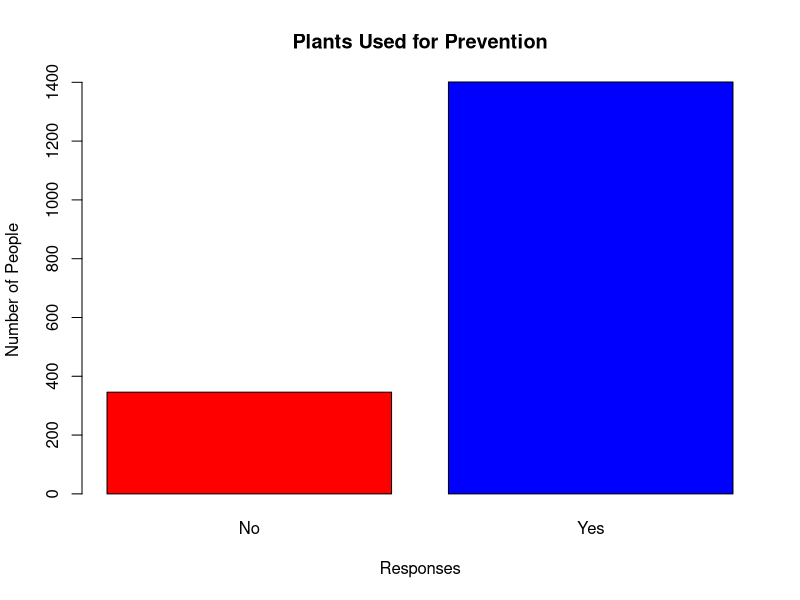
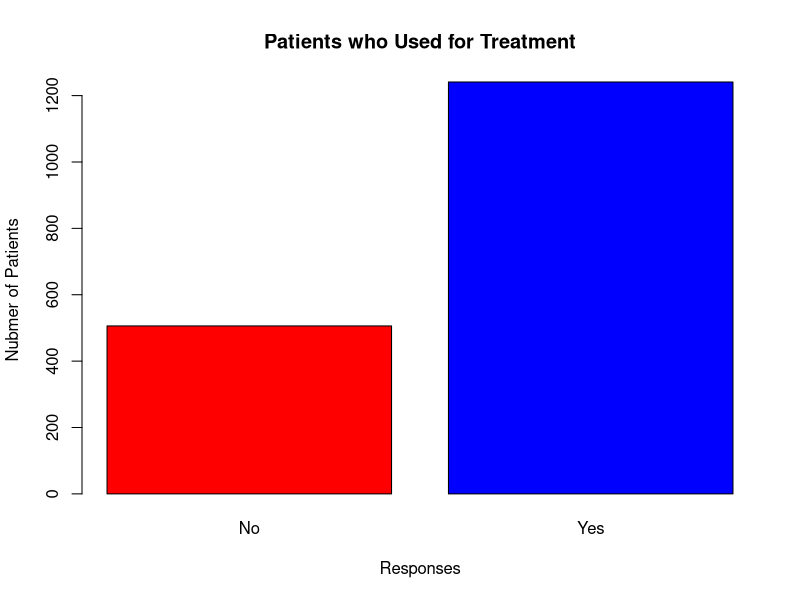
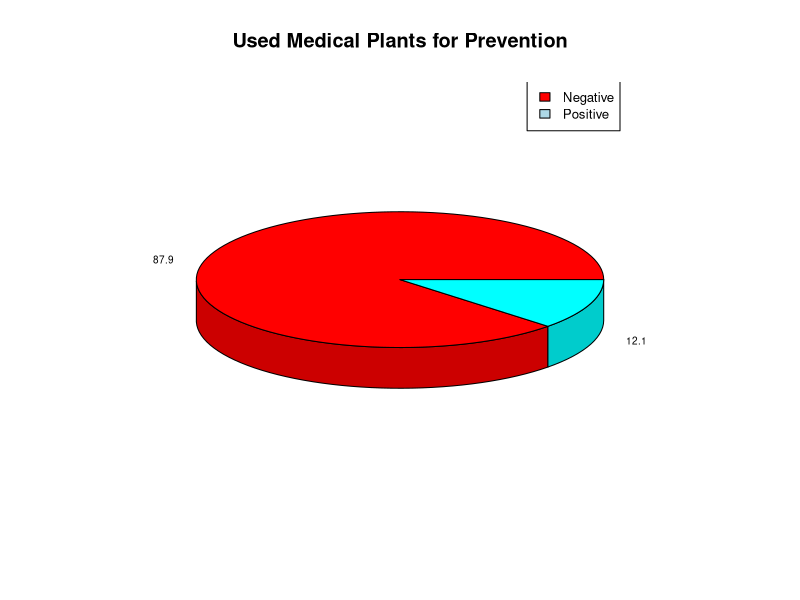
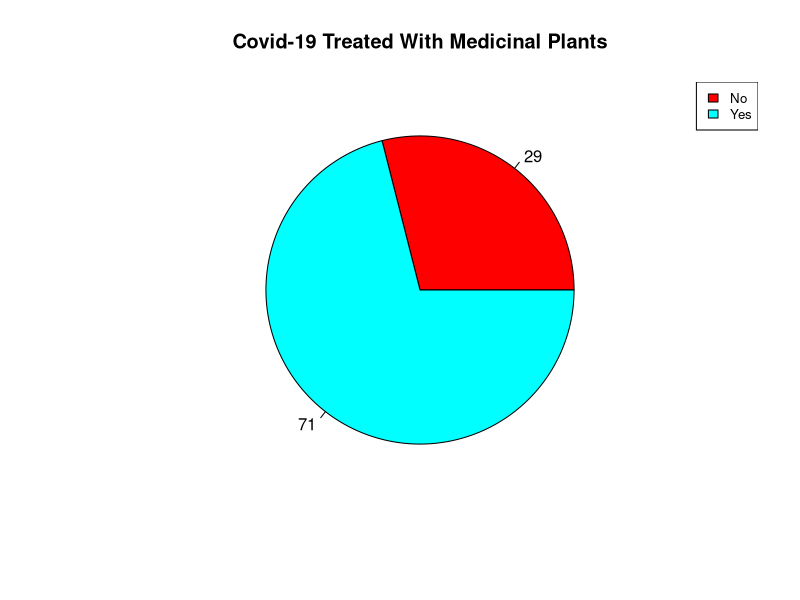
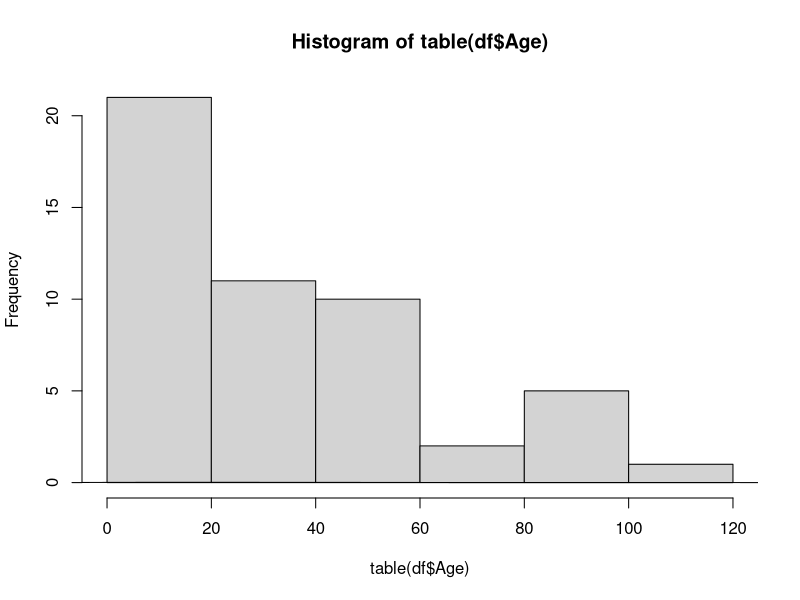
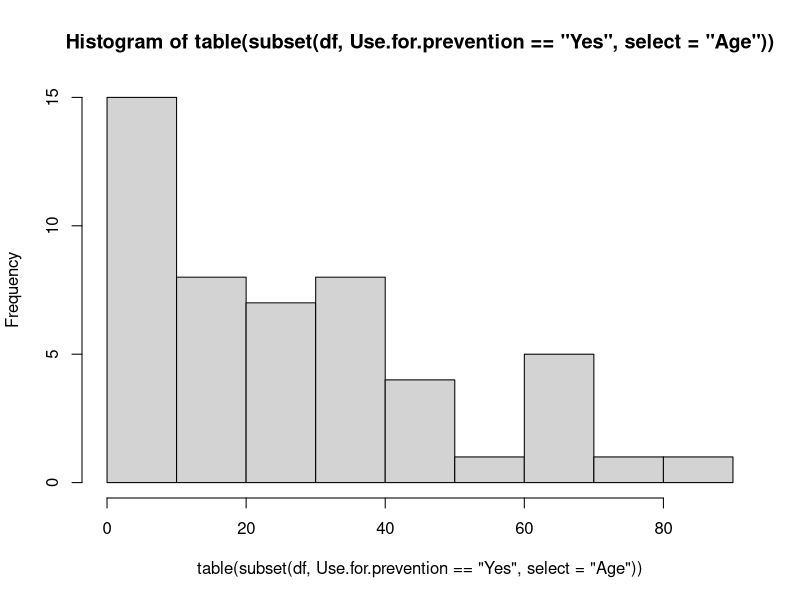
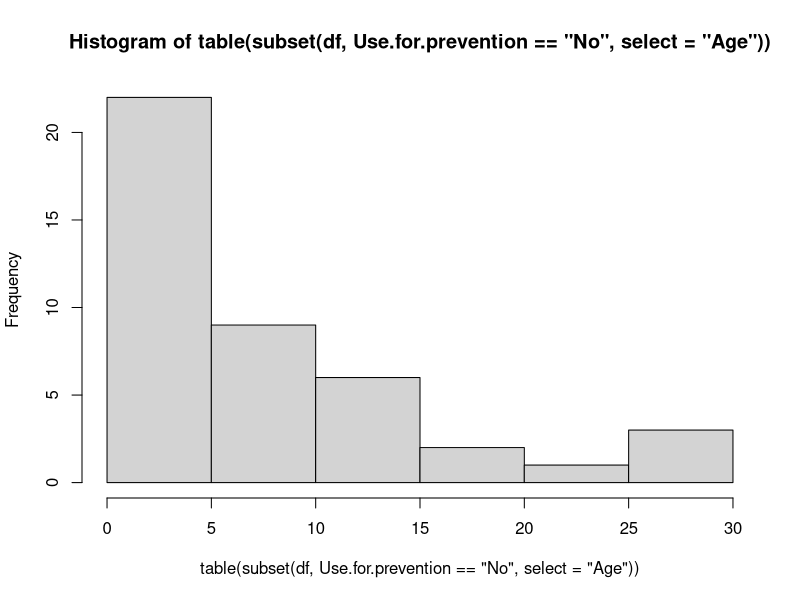

R code for these plots, in order:
## ---- chunk 1
knitr::opts_chunk$set(echo = TRUE)
## ---- chunk 2
df <- read.csv("Medicinal_plants_COVID-19_Cusco_English.csv")
df
#install.packages("ggplot2")
## ---- chunk 3
barplot(table(df$Use.for.prevention), main= "Plants Used for Prevention", ylab="Number of People", xlab ="Responses", col = c("red", "blue"))
table(df$COVID.19.diagnosis)
table(df$Use.for.prevention, df$COVID.19.diagnosis)
## ---- chunk 4
barplot(table(df$Use.for.treatment), xlab="Responses", ylab="Nubmer of Patients",main = "Patients who Used for Treatment", col=c("red","blue"), )
table(df$Use.for.treatment)
table(df$COVID.19.diagnosis)
table(df$Use.for.treatment, df$COVID.19.diagnosis)
## ---- chunk 5
#install.packages("plotrix")
library(plotrix)
table(df$Use.for.prevention, df$COVID.19.diagnosis)
data <- c(1232, 169)
piepercent3D <-round(100*data/sum(data), 1)
lab <- c("Tested Negative for Covid", "Tested Positive for Covid")
pie3D(data, labels= piepercent3D, labelcex = .6, main= "Used Medical Plants for Prevention")
legend("topright", c("Negative", "Positive"), cex=.8, fill = c("red", "light blue"))
## ---- chunk 6
#install.packages("plotrix")
library(plotrix)
table(df$Use.for.treatment)
x <- c(506, 1241)
piepercent <- round(100*x/sum(x), 1)
pie(x, labels= piepercent, main= "Covid-19 Treated With Medicinal Plants", col= rainbow(length(x)))
legend("topright", c("No", "Yes"), cex = .8, fill = rainbow(length(x)))
## ---- chunk 7
hist(table(df$Age), breaks=6)
lines(density(table(df$Age)))
## ---- chunk 8
#df_preventionY <- 
hist(table(subset(df, Use.for.prevention == "Yes", select = "Age")))
#df_preventionY
## ---- chunk 9
hist(table(subset(df, Use.for.prevention == "No", select = "Age")))
